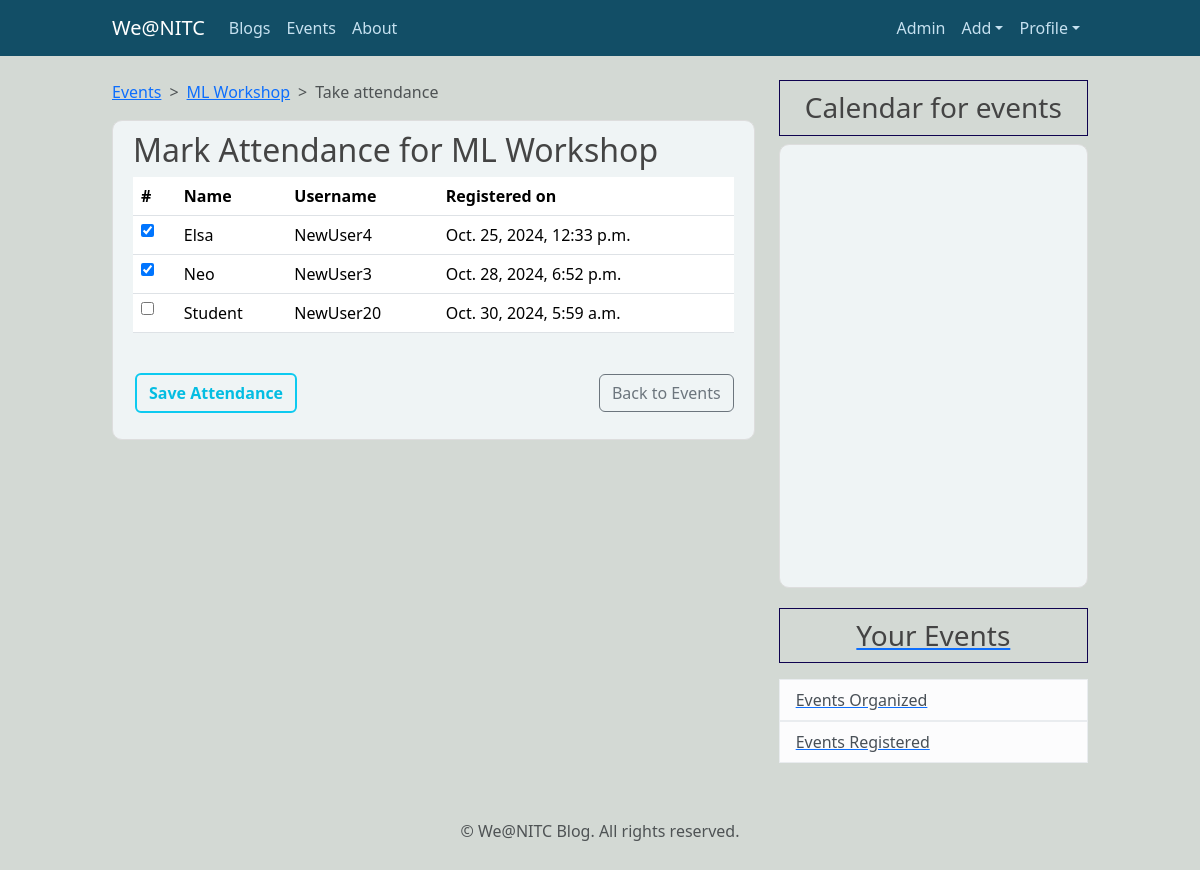
The page /events/event/3/attendance (signed in) on the database as committed earlier.
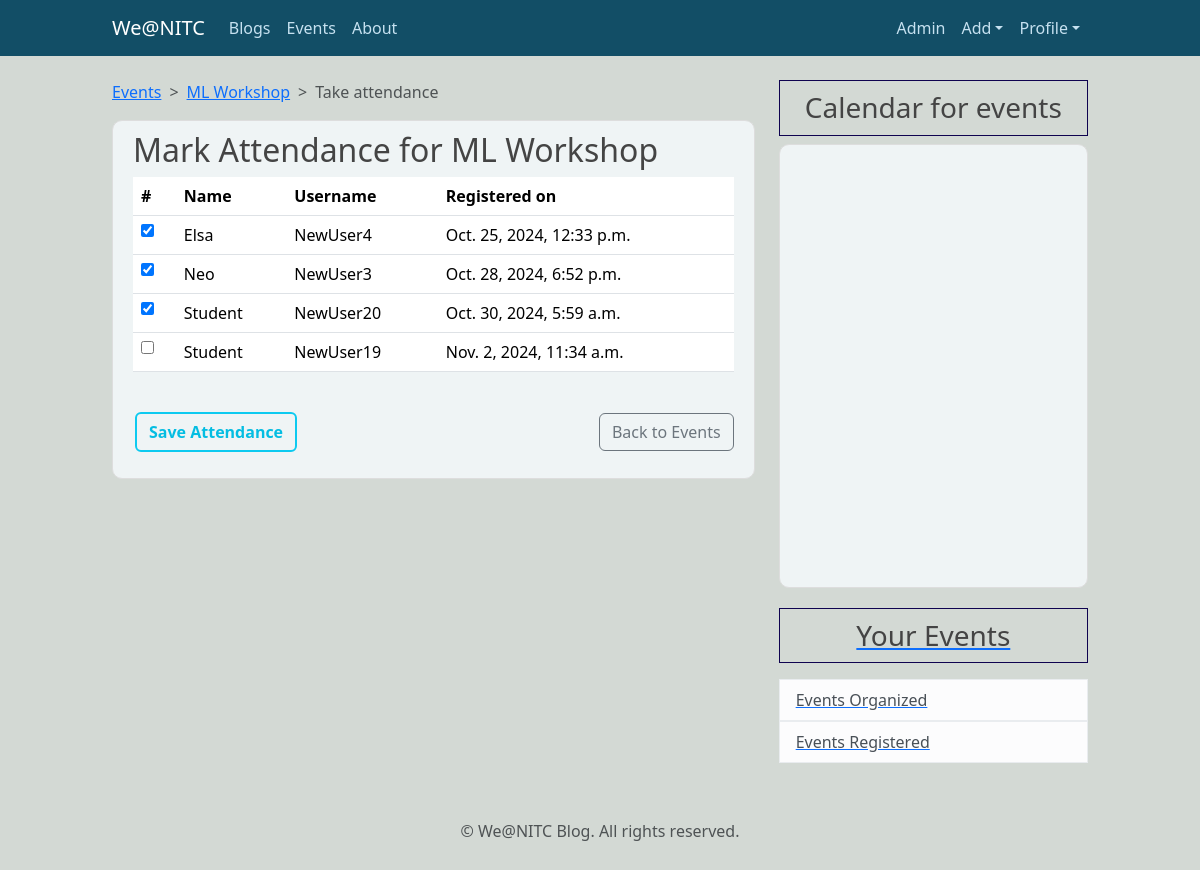
The same page on the database as committed later.
### events/models.py (models this page shows, shortened)
class EventParticipant(models.Model):
    event = models.ForeignKey(Event, on_delete=models.CASCADE, related_name="participants")
    user = models.ForeignKey(User, on_delete=models.CASCADE, related_name='registered_events')
    registered_at = models.DateTimeField(auto_now_add=True)
    attended = models.BooleanField(default=False)  # New field for attendance
    class Meta:
        unique_together = ('event', 'user')  # Each user can only participate once

### events/views.py (the view, shortened to what this page needs)
# urls.py: path('event/<int:pk>/attendance',views.MarkAttendanceView.as_view(),name='attendance'),
class MarkAttendanceView(LoginRequiredMixin, UserPassesTestMixin, ListView):
    model = EventParticipant
    template_name = 'events/mark_attendance.html'
    context_object_name = 'participants'
    def get_queryset(self):
        event = get_object_or_404(Event, pk=self.kwargs['pk'])
        return EventParticipant.objects.filter(event=event)
    def get_context_data(self, **kwargs):
        context = super().get_context_data(**kwargs)
        context['event'] = get_object_or_404(Event, pk=self.kwargs['pk'])  # Add the event to context
        context['cal'] = "events"
        return context
    def test_func(self):
        event = get_object_or_404(Event, pk=self.kwargs['pk'])
        return self.request.user == event.organizer

### events/templates/events/mark_attendance.html (shortened to what this page needs)
{% extends "blog/base.html" %}
{% block content %}
<nav style="--bs-breadcrumb-divider: '>';" aria-label="breadcrumb">
  <ol class="breadcrumb">
      <li class="breadcrumb-item"><a href="{% url 'event-list' %}">Events</a></li>
      <li class="breadcrumb-item"><a href="{% url 'event-detail' event.id %}" >{{ event.name }}</a></li>
      <li class="breadcrumb-item active" aria-current="page">Take attendance</li>
  </ol>
</nav>
<article class="media content-section " >
  <h2>Mark Attendance for {{ event.name }}</h2>
  <form method="post">
    <table class="table">
      <thead>
        <tr>
          <th scope="col">#</th>
          <th scope="col">Name</th>
          <th scope="col">Username</th>
          <th scope="col">Registered on</th>
        </tr>
      </thead>
      <tbody>
        {% for participant in participants %}
        <tr>
          <td><input type="checkbox" name="attended_{{ participant.id }}" {% if participant.attended %}checked{% endif %}></td>
          <td>{{ participant.user.first_name }}</td>
          <td>{{ participant.user.username }}</td>
          <td>{{ participant.registered_at }}</td>
        </tr>
        {% endfor %}
      </tbody>
    </table>
    <div class="form-group d-flex align-items-center justify-content-between">
    <button type="submit" class="btn btn-outline-info btn-outline-custom mt-4">Save Attendance</button>
    <a class="btn btn-outline-secondary mt-4" href="{% url 'event-detail' event.id %}">
      Back to Events
    </a>
    </div>
  </form>
</article>
{% endblock %}

Rows that differ between the two databases and show on the page:
changed EventParticipant "Oct. 30, 2024, 5:59 a.m.": attended "☐" → "☑"
added EventParticipant: user.first_name "Student", user.username "NewUser19", registered_at "Nov. 2, 2024, 11:34 a.m."
